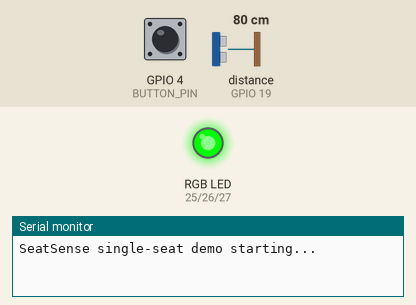
Simulated run of this program. Board: ESP32. On the bench: an RGB LED mixed from three pins (HIGH = lit), the last lines printed to the serial monitor. Wiring (inferred from the names in the program): ultrasonic range finder: trigger GPIO 18; echo GPIO 19. The test bench sets the inputs (shaded band); at power-on: GPIO 4 (BUTTON_PIN) HIGH, distance to the obstacle (sensor on GPIO 19) 80 cm. The echo pulse lasts 58.3 µs per cm; pins used as bus, display or sensor lines are not drawn.

Above: at 1.2 s.
1.3 s: GPIO 4 (BUTTON_PIN) pulled LOW for 0.15 s
At 2.1 s:
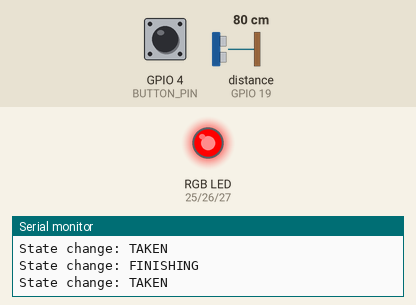
5.5 s: distance to the obstacle (sensor on GPIO 19) set to 83 cm
At 7.4 s:
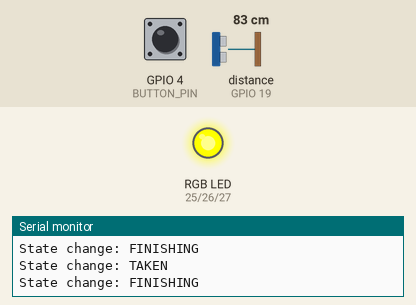
8.5 s: distance to the obstacle (sensor on GPIO 19) set to 2 cm
At 10.6 s:
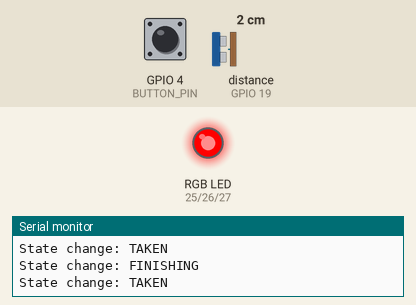
Timing chart, 0 to 12.1 s (numbered marks = the images above; inputs shaded):
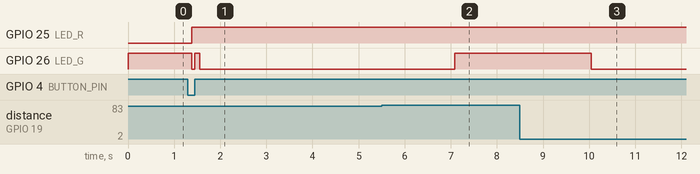

The program:

main.cpp
```cpp
#include <Arduino.h>

// ============================================================
// SeatSense - Single Seat Demo (final state machine)
// ============================================================
// FREE (green)      -> button press                -> TAKEN (red)
// TAKEN (red)       -> sensor stops detecting        -> FINISHING (yellow)
// TAKEN (red)       -> sensor still detects           -> stays TAKEN (red)
// FINISHING (yellow)-> 30s elapses OR button pressed -> FREE (green)
// ============================================================

// ---------- Pin map ----------
#define TRIG_PIN 18
#define ECHO_PIN 19       // via 1k/2.2k voltage divider
#define BUTTON_PIN 4      // INPUT_PULLUP

#define LED_R 25
#define LED_G 26
#define LED_B 27

// Set true if the Jaycar RGB module is common ANODE (colors turn on with LOW).
// Confirm this using your separate LED test file before flipping.
#define COMMON_ANODE false

// ---------- Tuning ----------
const float OCCUPIED_THRESHOLD_CM = 80.0;         // closer than this = something detected
const unsigned long PRESENCE_DEBOUNCE_MS = 1500;  // sensor reading must be stable this long
const unsigned long FINISHING_TIMEOUT_MS = 15000; // yellow -> green after 15s
const unsigned long BUTTON_DEBOUNCE_MS = 50;
const unsigned long BUTTON_COOLDOWN_MS = 10000; // ignore further presses for 10s after one is accepted

// ---------- State ----------
enum SeatState { FREE, TAKEN, FINISHING };
SeatState currentState = FREE;

unsigned long lastPresenceChangeTime = 0;
bool lastPresenceReading = false;
bool stablePresence = false;

unsigned long finishingStartTime = 0;

bool lastButtonReading = HIGH;
unsigned long lastButtonDebounceTime = 0;
bool buttonActiveLast = false;
unsigned long lastAcceptedPressTime = 0; // 0 = no press accepted yet

// ---------- Ultrasonic ----------
bool readPresence() {
  digitalWrite(TRIG_PIN, LOW);
  delayMicroseconds(2);
  digitalWrite(TRIG_PIN, HIGH);
  delayMicroseconds(10);
  digitalWrite(TRIG_PIN, LOW);

  long duration = pulseIn(ECHO_PIN, HIGH, 30000); // 30ms timeout
  if (duration == 0) {
    return stablePresence; // no echo - hold last known reading
  }
  float distanceCm = duration * 0.0343 / 2;
  return distanceCm < OCCUPIED_THRESHOLD_CM;
}

void updateStablePresence() {
  bool occupied = readPresence();
  if (occupied != lastPresenceReading) {
    lastPresenceReading = occupied;
    lastPresenceChangeTime = millis();
  }
  if (millis() - lastPresenceChangeTime > PRESENCE_DEBOUNCE_MS) {
    stablePresence = lastPresenceReading;
  }
}

// ---------- Button (debounced, edge-triggered, cooldown-gated) ----------
// Returns true at most once per physical press, and never again within
// BUTTON_COOLDOWN_MS of the last accepted press.
bool buttonPressedEdge() {
  bool reading = digitalRead(BUTTON_PIN);
  bool pressed = false;

  if (reading != lastButtonReading) {
    lastButtonDebounceTime = millis();
  }

  if (millis() - lastButtonDebounceTime > BUTTON_DEBOUNCE_MS) {
    bool buttonActive = (reading == LOW); // pressed = LOW with INPUT_PULLUP
    if (buttonActive && !buttonActiveLast) {
      bool cooldownElapsed = (lastAcceptedPressTime == 0) ||
                              (millis() - lastAcceptedPressTime > BUTTON_COOLDOWN_MS);
      if (cooldownElapsed) {
        pressed = true;
        lastAcceptedPressTime = millis();
      } else {
        Serial.println("Button press ignored (cooldown active)");
      }
    }
    buttonActiveLast = buttonActive;
  }

  lastButtonReading = reading;
  return pressed;
}

// ---------- LED ----------
void writeLED(int pin, bool on) {
  if (COMMON_ANODE) {
    digitalWrite(pin, on ? LOW : HIGH);
  } else {
    digitalWrite(pin, on ? HIGH : LOW);
  }
}

void setLED(SeatState state) {
  bool r = false, g = false, b = false;
  switch (state) {
    case FREE:      g = true; break;             // green
    case TAKEN:     r = true; break;              // red
    case FINISHING: r = true; g = true; break;    // yellow (red+green mix)
  }
  writeLED(LED_R, r);
  writeLED(LED_G, g);
  writeLED(LED_B, b);
}

const char* stateName(SeatState state) {
  switch (state) {
    case FREE: return "FREE";
    case TAKEN: return "TAKEN";
    case FINISHING: return "FINISHING";
  }
  return "UNKNOWN";
}

void changeState(SeatState newState) {
  currentState = newState;
  Serial.print("State change: ");
  Serial.println(stateName(currentState));
  setLED(currentState);
}

// ---------- State machine ----------
void runStateMachine(bool pressed) {
  switch (currentState) {
    case FREE:
      if (pressed) {
        changeState(TAKEN);
      }
      break;

    case TAKEN:
      if (!stablePresence) {
        changeState(FINISHING);
        finishingStartTime = millis();
      }
      // while stablePresence is true, stays TAKEN (red) - no action needed
      break;

    case FINISHING:
      if (stablePresence) {
        changeState(TAKEN); // someone's back - cancel the finishing countdown
      } else if (pressed || (millis() - finishingStartTime > FINISHING_TIMEOUT_MS)) {
        changeState(FREE);
      }
      break;
  }
}

void setup() {
  pinMode(TRIG_PIN, OUTPUT);
  pinMode(ECHO_PIN, INPUT);
  pinMode(BUTTON_PIN, INPUT_PULLUP);

  pinMode(LED_R, OUTPUT);
  pinMode(LED_G, OUTPUT);
  pinMode(LED_B, OUTPUT);

  Serial.begin(115200);
  setLED(currentState);
  Serial.println("SeatSense single-seat demo starting...");
}

void loop() {
  updateStablePresence();
  bool pressed = buttonPressedEdge();
  runStateMachine(pressed);
  setLED(currentState); // defensive: keep LED always in sync with current state
  delay(50);
}
```

Measured:
- the behaviour switches between 80 and 81 cm on distance to the obstacle (sensor on GPIO 19) (found by bisection; images 1 and 2)
- after the input at 1.3 s, GPIO 25 (LED_R): LOW → HIGH after 0.09 s; GPIO 26 (LED_G): HIGH → LOW after 0.09 s, → HIGH 0.06 s later, → LOW 0.11 s later
- after the input at 5.5 s, GPIO 26 (LED_G): LOW → HIGH after 1.6 s
- after the input at 8.5 s, GPIO 26 (LED_G): HIGH → LOW after 1.5 s
